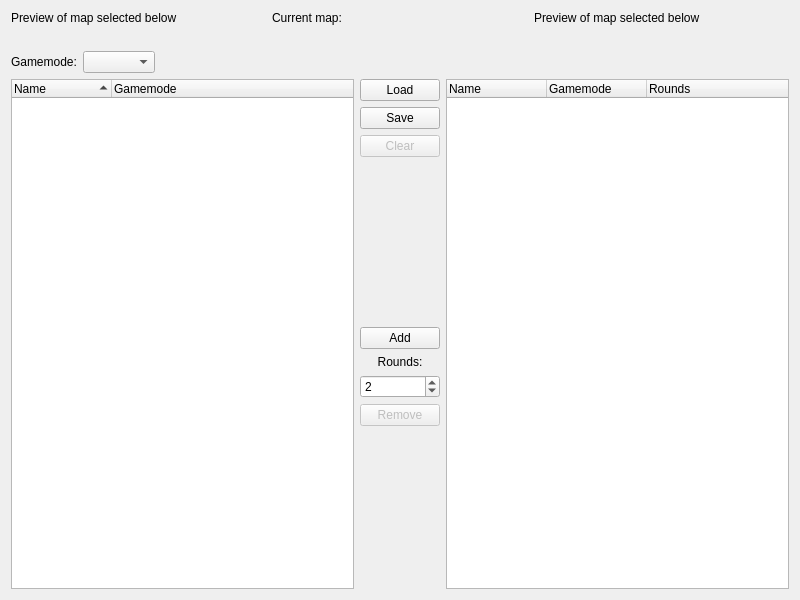
<?xml version="1.0" encoding="UTF-8"?>
<ui version="4.0">
 <class>BF4MapListWidget</class>
 <widget class="QWidget" name="MapListWidget">
  <property name="geometry">
   <rect>
    <x>0</x>
    <y>0</y>
    <width>800</width>
    <height>600</height>
   </rect>
  </property>
  <layout class="QGridLayout" name="gridLayout">
   <item row="2" column="2">
    <widget class="DragDropTreeWidget" name="treeWidget_current">
     <property name="contextMenuPolicy">
      <enum>Qt::CustomContextMenu</enum>
     </property>
     <property name="uniformRowHeights">
      <bool>false</bool>
     </property>
     <property name="sortingEnabled">
      <bool>false</bool>
     </property>
     <property name="headerHidden">
      <bool>false</bool>
     </property>
     <property name="expandsOnDoubleClick">
      <bool>true</bool>
     </property>
     <column>
      <property name="text">
       <string>Name</string>
      </property>
     </column>
     <column>
      <property name="text">
       <string>Gamemode</string>
      </property>
     </column>
     <column>
      <property name="text">
       <string>Rounds</string>
      </property>
     </column>
    </widget>
   </item>
   <item row="0" column="0" colspan="3">
    <layout class="QHBoxLayout" name="horizontalLayout_2">
     <item>
      <layout class="QFormLayout" name="formLayout">
       <item row="1" column="0" colspan="2">
        <widget class="QLabel" name="label_availableSelectedMapImage">
         <property name="text">
          <string/>
         </property>
        </widget>
       </item>
       <item row="0" column="0" colspan="2">
        <widget class="QLabel" name="label_availableSelectedMapText">
         <property name="text">
          <string>Preview of map selected below</string>
         </property>
        </widget>
       </item>
      </layout>
     </item>
     <item>
      <layout class="QFormLayout" name="formLayout_2">
       <property name="fieldGrowthPolicy">
        <enum>QFormLayout::AllNonFixedFieldsGrow</enum>
       </property>
       <item row="0" column="0">
        <widget class="QLabel" name="label_currentMapText">
         <property name="text">
          <string>Current map:</string>
         </property>
        </widget>
       </item>
       <item row="0" column="1">
        <widget class="QLabel" name="label_currentMapValue">
         <property name="text">
          <string/>
         </property>
        </widget>
       </item>
       <item row="1" column="0" colspan="2">
        <widget class="QLabel" name="label_currentMapImage">
         <property name="text">
          <string/>
         </property>
        </widget>
       </item>
      </layout>
     </item>
     <item>
      <layout class="QFormLayout" name="formLayout_3">
       <property name="fieldGrowthPolicy">
        <enum>QFormLayout::AllNonFixedFieldsGrow</enum>
       </property>
       <item row="1" column="0" colspan="2">
        <widget class="QLabel" name="label_currentSelectedMapImage">
         <property name="text">
          <string/>
         </property>
        </widget>
       </item>
       <item row="0" column="0" colspan="2">
        <widget class="QLabel" name="label_currentSelectedMapText">
         <property name="text">
          <string>Preview of map selected below</string>
         </property>
        </widget>
       </item>
      </layout>
     </item>
    </layout>
   </item>
   <item row="2" column="1">
    <layout class="QVBoxLayout" name="verticalLayout_5">
     <item>
      <widget class="QPushButton" name="pushButton_load">
       <property name="text">
        <string>Load</string>
       </property>
       <property name="icon">
        <iconset resource="../frostbite/Frostbite.qrc">
         <normaloff>:/frostbite/icons/load.png</normaloff>:/frostbite/icons/load.png</iconset>
       </property>
      </widget>
     </item>
     <item>
      <widget class="QPushButton" name="pushButton_save">
       <property name="text">
        <string>Save</string>
       </property>
       <property name="icon">
        <iconset resource="../frostbite/Frostbite.qrc">
         <normaloff>:/frostbite/icons/save.png</normaloff>:/frostbite/icons/save.png</iconset>
       </property>
      </widget>
     </item>
     <item>
      <widget class="QPushButton" name="pushButton_clear">
       <property name="enabled">
        <bool>false</bool>
       </property>
       <property name="text">
        <string>Clear</string>
       </property>
       <property name="icon">
        <iconset resource="../frostbite/Frostbite.qrc">
         <normaloff>:/frostbite/icons/clear.png</normaloff>:/frostbite/icons/clear.png</iconset>
       </property>
      </widget>
     </item>
     <item>
      <spacer name="verticalSpacer">
       <property name="orientation">
        <enum>Qt::Vertical</enum>
       </property>
       <property name="sizeHint" stdset="0">
        <size>
         <width>72</width>
         <height>13</height>
        </size>
       </property>
      </spacer>
     </item>
     <item>
      <widget class="QPushButton" name="pushButton_add">
       <property name="text">
        <string>Add</string>
       </property>
       <property name="icon">
        <iconset resource="../../OpenRcon.qrc">
         <normaloff>:/icons/add.png</normaloff>:/icons/add.png</iconset>
       </property>
      </widget>
     </item>
     <item>
      <widget class="QLabel" name="label_rounds">
       <property name="text">
        <string>Rounds:</string>
       </property>
       <property name="alignment">
        <set>Qt::AlignCenter</set>
       </property>
      </widget>
     </item>
     <item>
      <widget class="QSpinBox" name="spinBox_rounds">
       <property name="minimum">
        <number>1</number>
       </property>
       <property name="value">
        <number>2</number>
       </property>
      </widget>
     </item>
     <item>
      <widget class="QPushButton" name="pushButton_remove">
       <property name="enabled">
        <bool>false</bool>
       </property>
       <property name="text">
        <string>Remove</string>
       </property>
       <property name="icon">
        <iconset resource="../frostbite/Frostbite.qrc">
         <normaloff>:/frostbite/icons/remove.png</normaloff>:/frostbite/icons/remove.png</iconset>
       </property>
      </widget>
     </item>
     <item>
      <spacer name="verticalSpacer_2">
       <property name="orientation">
        <enum>Qt::Vertical</enum>
       </property>
       <property name="sizeHint" stdset="0">
        <size>
         <width>72</width>
         <height>13</height>
        </size>
       </property>
      </spacer>
     </item>
    </layout>
   </item>
   <item row="1" column="0">
    <layout class="QHBoxLayout" name="horizontalLayout_5">
     <item>
      <widget class="QLabel" name="label_gameMode">
       <property name="text">
        <string>Gamemode:</string>
       </property>
      </widget>
     </item>
     <item>
      <widget class="QComboBox" name="comboBox_gameMode"/>
     </item>
     <item>
      <spacer name="horizontalSpacer">
       <property name="orientation">
        <enum>Qt::Horizontal</enum>
       </property>
       <property name="sizeHint" stdset="0">
        <size>
         <width>40</width>
         <height>20</height>
        </size>
       </property>
      </spacer>
     </item>
    </layout>
   </item>
   <item row="2" column="0">
    <widget class="DragDropTreeWidget" name="treeWidget_available">
     <property name="contextMenuPolicy">
      <enum>Qt::CustomContextMenu</enum>
     </property>
     <property name="sortingEnabled">
      <bool>true</bool>
     </property>
     <property name="animated">
      <bool>false</bool>
     </property>
     <property name="wordWrap">
      <bool>false</bool>
     </property>
     <column>
      <property name="text">
       <string>Name</string>
      </property>
     </column>
     <column>
      <property name="text">
       <string>Gamemode</string>
      </property>
     </column>
    </widget>
   </item>
   <item row="1" column="1" colspan="2">
    <spacer name="horizontalSpacer_2">
     <property name="orientation">
      <enum>Qt::Horizontal</enum>
     </property>
     <property name="sizeHint" stdset="0">
      <size>
       <width>40</width>
       <height>20</height>
      </size>
     </property>
    </spacer>
   </item>
  </layout>
 </widget>
 <customwidgets>
  <customwidget>
   <class>DragDropTreeWidget</class>
   <extends>QTreeWidget</extends>
   <header>DragDropTreeWidget.h</header>
  </customwidget>
 </customwidgets>
 <resources>
  <include location="../frostbite/Frostbite.qrc"/>
  <include location="../../OpenRcon.qrc"/>
 </resources>
 <connections/>
</ui>
